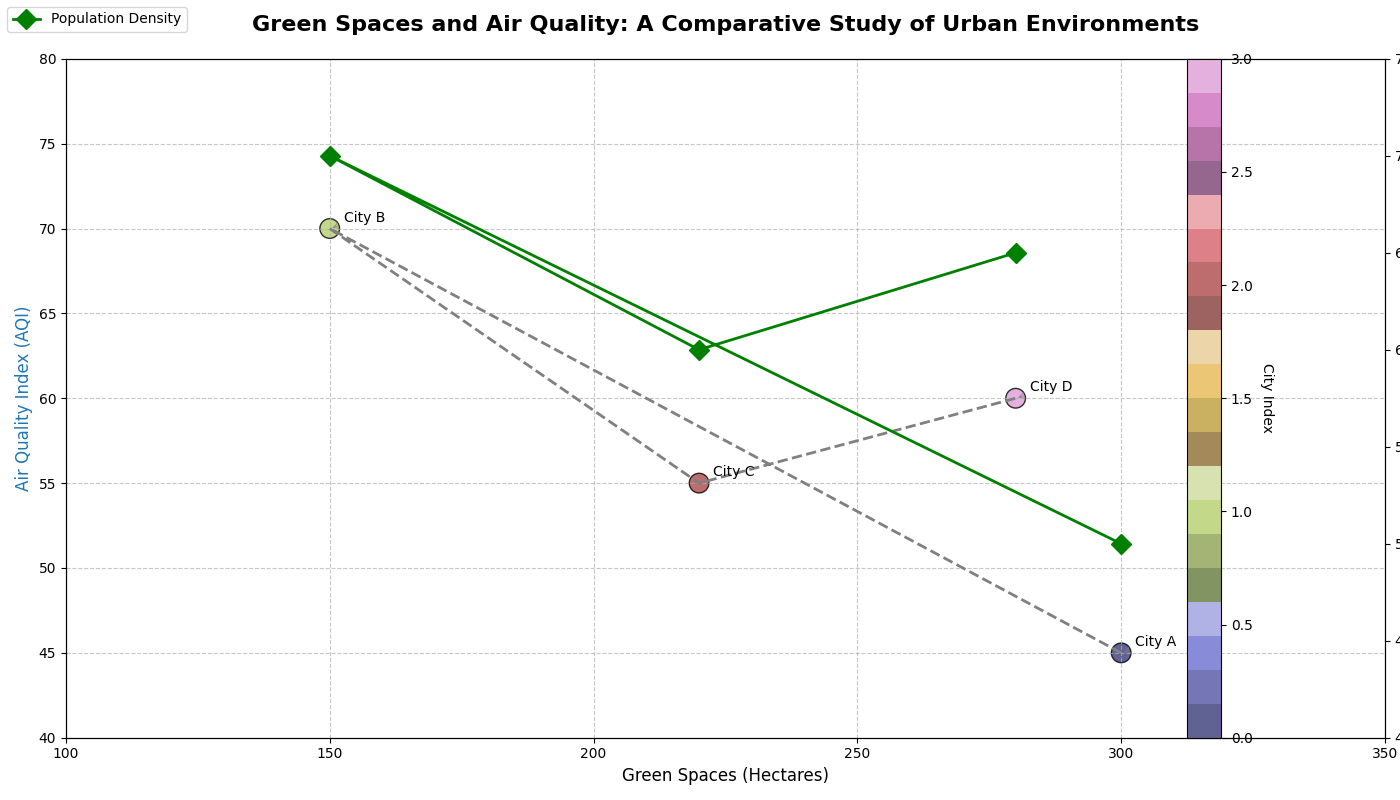

Write the Python code that produced this figure.
import matplotlib.pyplot as plt
import numpy as np

# Simulating data based on a fictional study of "Urban Green Spaces and Air Quality"

cities = ['City A', 'City B', 'City C', 'City D']
green_spaces_hectares = [300, 150, 220, 280]
air_quality_index = [45, 70, 55, 60]
population_density = [5000, 7000, 6000, 6500]

fig, ax1 = plt.subplots(figsize=(14, 8))

scatter = ax1.scatter(green_spaces_hectares, air_quality_index, c=range(len(cities)), cmap='tab20b', s=200, edgecolor='black', alpha=0.8)
ax1.plot(green_spaces_hectares, air_quality_index, color='gray', linewidth=2, linestyle='--')

ax1.set_title("Green Spaces and Air Quality: A Comparative Study of Urban Environments", fontsize=16, fontweight='bold', pad=20)
ax1.set_xlabel('Green Spaces (Hectares)', fontsize=12)
ax1.set_ylabel('Air Quality Index (AQI)', fontsize=12, color='tab:blue')

for i, city in enumerate(cities):
    ax1.annotate(city, (green_spaces_hectares[i], air_quality_index[i]), fontsize=10, xytext=(10,5), textcoords='offset points', arrowprops=dict(arrowstyle='->', color='gray', lw=0.5))

ax2 = ax1.twinx()
ax2.set_ylabel('Population Density (people/sq km)', fontsize=12, color='tab:green')
ax2.plot(green_spaces_hectares, population_density, color='green', linewidth=2, linestyle='-', marker='D', markersize=10, label='Population Density')

fig.legend(loc='upper left', fontsize=10, title_fontsize=11)

cbar = fig.colorbar(scatter, ax=ax1, orientation='vertical')
cbar.set_label('City Index', rotation=270, labelpad=15)

ax1.grid(True, linestyle='--', alpha=0.7)
plt.xlim(100, 350)
ax1.set_ylim(40, 80)
ax2.set_ylim(4000, 7500)

plt.tight_layout()
plt.show()
